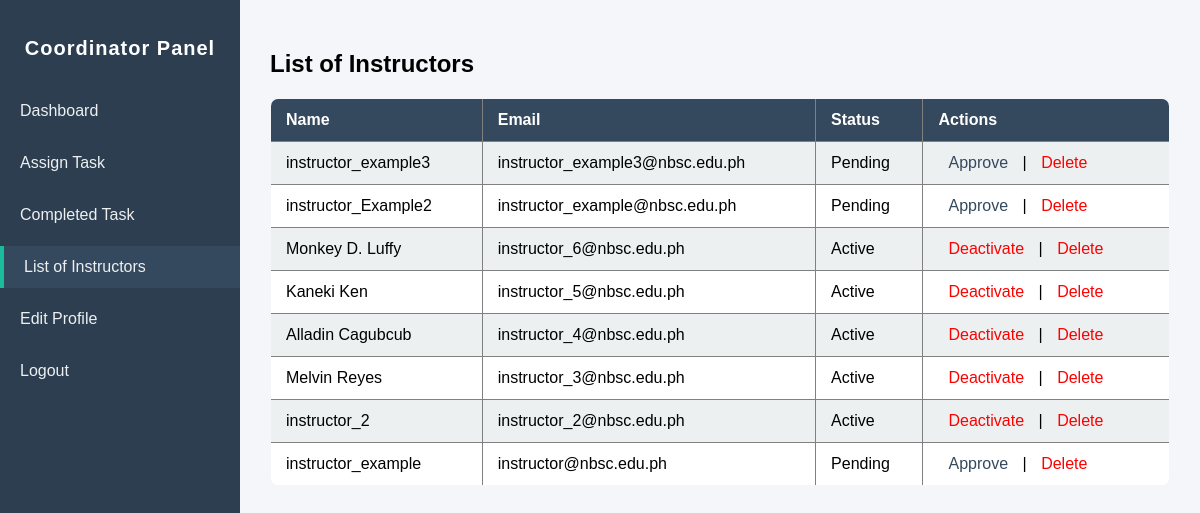
The page /coordinator/manage_instructors.php (signed in) on the database its author committed.
### tables this page shows
CREATE TABLE `users` (
  `id` int(11) NOT NULL,
  `name` varchar(100) NOT NULL,
  `email` varchar(100) NOT NULL,
  `profile_image` varchar(255) DEFAULT NULL,
  `password` varchar(255) NOT NULL,
  `role` enum('admin','coordinator','instructor') NOT NULL,
  `status` enum('pending','active','inactive') NOT NULL DEFAULT 'pending',
  `created_at` datetime DEFAULT current_timestamp(),
  `is_approved` tinyint(1) DEFAULT 0
);

### coordinator/manage_instructors.php (the view, shortened to what this page needs)
<?php
require_once "../inc/config.php";
$stmt = $pdo->query("SELECT * FROM users WHERE role='instructor' ORDER BY created_at DESC");
$instructors = $stmt->fetchAll(PDO::FETCH_ASSOC);
?>
<!DOCTYPE html>
<html>
<head>
    <link rel="stylesheet" href="../assets/css/style.css">
</head>
<body>
    <div class="dashboard-container">
        <aside class="sidebar">
            <h2>Coordinator Panel</h2>
            <ul>
                <li><a href="dashboard.php">Dashboard</a></li>
                <li><a href="assign_task.php">Assign Task</a></li>
                <li><a href="completed_task.php">Completed Task</a></li>
                <li class="active"><a href="manage_instructors.php">List of Instructors</a></a></li>
                <li><a href="edit_profile.php">Edit Profile</a></li>
                <li><a href="../auth/logout.php">Logout</a></li>
            </ul>
        </aside>
        <div class="main-content">
            <h2>List of Instructors</h2>
            <table border="1" cellpadding="8" cellspacing="0">
                <tr>
                    <th>Name</th>
                    <th>Email</th>
                    <th>Status</th>
                    <th>Actions</th>
                </tr>
                <?php foreach ($instructors as $inst): ?>
                    <tr>
                        <td><?= htmlspecialchars($inst['name']) ?></td>
                        <td><?= htmlspecialchars($inst['email']) ?></td>
                        <td><?= ucfirst($inst['status']) ?></td>
                        <td>
                            <?php if ($inst['status'] === 'pending'): ?>
                                <a href="?action=approve&id=<?= $inst['id'] ?>">Approve</a>
                            <?php elseif ($inst['status'] === 'active'): ?>
                                <a href="?action=deactivate&id=<?= $inst['id'] ?>">Deactivate</a>
                            <?php elseif ($inst['status'] === 'inactive'): ?>
                                <a href="?action=activate&id=<?= $inst['id'] ?>">Activate</a>
                            <?php endif; ?>
                            | <a href="?action=delete&id=<?= $inst['id'] ?>" onclick="return confirm('Delete this instructor?')">Delete</a>
                        </td>
                    </tr>
                <?php endforeach; ?>
            </table>
        </div>
</body>
</html>

### coordinator/manage_instructors.php (style rules this page uses)
body { margin: 0; font-family: Arial, sans-serif; background: #f4f6f9; }
.dashboard-container { display: flex; min-height: 100vh; }
.sidebar { width: 240px; background: #2c3e50; color: #fff; padding: 20px 0; flex-shrink: 0; }
.sidebar h2 { text-align: center; margin-bottom: 30px; font-size: 20px; letter-spacing: 1px; }
.sidebar ul { list-style: none; padding: 0; }
.sidebar ul li { margin: 10px 0; }
.sidebar ul li a { display: block; padding: 12px 20px; color: #ecf0f1; text-decoration: none; transition: background 0.3s; }
.sidebar ul li a:hover, .sidebar ul li.active a { background: #34495e; border-left: 4px solid #1abc9c; }
.main-content { flex-grow: 1; padding: 30px; }
table { width: 100%; border-collapse: collapse; margin-top: 20px; border-radius: 8px; overflow: hidden; }
th, td { padding: 12px 15px; text-align: left; }
th { background-color: #34495e; color: white; }
tr:nth-child(even) { background-color: #ecf0f1; }
tr:nth-child(odd) { background-color: #ffffff; }
td a { text-decoration: none; padding: 5px 10px; border-radius: 5px; transition: background-color 0.3s; }
td a[href*="action=approve"] { color: #34495e; }
td a[href*="action=deactivate"] { color: red; }
td a[href*="action=delete"] { color: red; }

### rows shown on the page
users: name "instructor_example3", email "instructor_example3@nbsc.edu.ph", status "Pending"
users: name "instructor_Example2", email "instructor_example@nbsc.edu.ph", status "Pending"
users: name "Monkey D. Luffy", email "instructor_6@nbsc.edu.ph", status "Active"
users: name "Kaneki Ken", email "instructor_5@nbsc.edu.ph", status "Active"
users: name "Alladin Cagubcub", email "instructor_4@nbsc.edu.ph", status "Active"
users: name "Melvin Reyes", email "instructor_3@nbsc.edu.ph", status "Active"
users: name "instructor_2", email "instructor_2@nbsc.edu.ph", status "Active"
users: name "instructor_example", email "instructor@nbsc.edu.ph", status "Pending"
